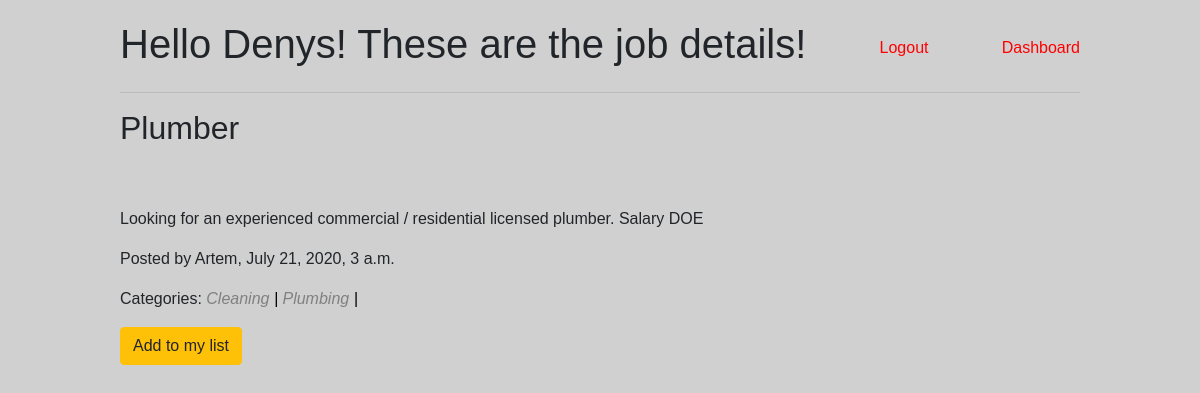
The page /view/9 (signed in) on the database its author committed.
### log_reg_app/models.py (models this page shows)
class User(models.Model):
    first_name = models.CharField(max_length = 255)
    last_name = models.CharField(max_length = 255)
    birth_date = models.DateTimeField()
    email = models.TextField()
    phone_num = models.IntegerField(blank=True, null = True)
    password = models.TextField()
    created_at = models.DateTimeField(auto_now_add = True)
    updated_at = models.DateTimeField(auto_now = True)
    objects = UserManager()

class Job(models.Model):
    title = models.CharField(max_length = 255, null = True)
    description = models.TextField()
    location = models.CharField(max_length = 255)
    poster = models.ForeignKey(User, related_name = 'poster', on_delete=models.CASCADE)
    executor = models.ForeignKey(User, related_name = 'executor', on_delete=models.CASCADE, blank = True, null = True)
    created_at = models.DateTimeField(auto_now_add = True)
    updated_at = models.DateTimeField(auto_now = True)
    objects = JobManager()

class Category(models.Model):
    name = models.CharField(max_length = 255)
    job = models.ManyToManyField(Job, related_name = 'categories')
    created_at = models.DateTimeField(auto_now_add = True)
    updated_at = models.DateTimeField(auto_now = True)

### log_reg_app/views.py (the view)
# urls.py: path('view/<int:job_id>', views.view_job),
def view_job(request, job_id):
    if len(Job.objects.filter(id = job_id)) > 0:
        context = {
            'cur_user': User.objects.get(id = request.session['user_id']),
            'needed_job':Job.objects.get(id = job_id)
        }
        return render(request, 'view_job.html', context)
    else:
        return redirect('/dashboard')

### log_reg_app/templates/view_job.html (shortened to what this page needs)
<!DOCTYPE html>
<html lang="en">
<head>
    <link rel="stylesheet" href="https://stackpath.bootstrapcdn.com/bootstrap/4.5.0/css/bootstrap.min.css">
    {% load static %}
    <link rel="stylesheet" href="{% static 'css/style.css' %}">
</head>
<body>
    <div class="success_page_container">
        <div class="page_container">
            <div class="display_flex">
                <h1>Hello {{ cur_user.first_name }}! These are the job details!</h1>
                <a href="/logout">Logout</a>
                <a href="/dashboard">Dashboard</a>
            </div>
            <hr>
            <h2>{{needed_job.title}}</h2>
            <p>{{needed_job.description}}</p>
            <p>Posted by {{needed_job.poster.first_name}}, {{needed_job.created_at}}</p>
            <p>Categories:
                {% for category in needed_job.categories.all %}
                <span class='cat_desc'>{{category.name}}<span class='cat_dev'> | </span></span>
                {% endfor %}
            </p>
            {%if needed_job.executor.id == null %}
            <a class='btn btn-warning' href="/add_job/{{needed_job.id}}">Add to my list</h3></a>
            {% endif %}
        </div>
    </div>
</body>
</html>

### log_reg_app/static/css/style.css (style rules this page uses)
* { margin: 0; padding: 0; box-sizing: border-box; font-family: Arial, Helvetica, sans-serif; }
a { color: red; }
body { background-color: rgb(208, 208, 208); }
h2 { margin-bottom: 60px; }
.page_container { max-width: 1000px; margin: auto; padding: 20px; z-index: 2; }
.display_flex { display: flex; justify-content: space-between; align-items: center; }
.success_page_container { height: 100%; min-height: 100vh; }
.cat_desc { font-style: italic; color: grey; }
.cat_dev { color: rgb(1, 1, 1); }

### rows shown on the page
User: first_name "Denys"
Job: title "Plumber", description "Looking for an experienced commercial / residential licensed plumber. Salary DOE", poster.first_name "Artem", created_at "July 21, 2020, 3 a.m."
Category: name "Cleaning"
Category: name "Plumbing"
